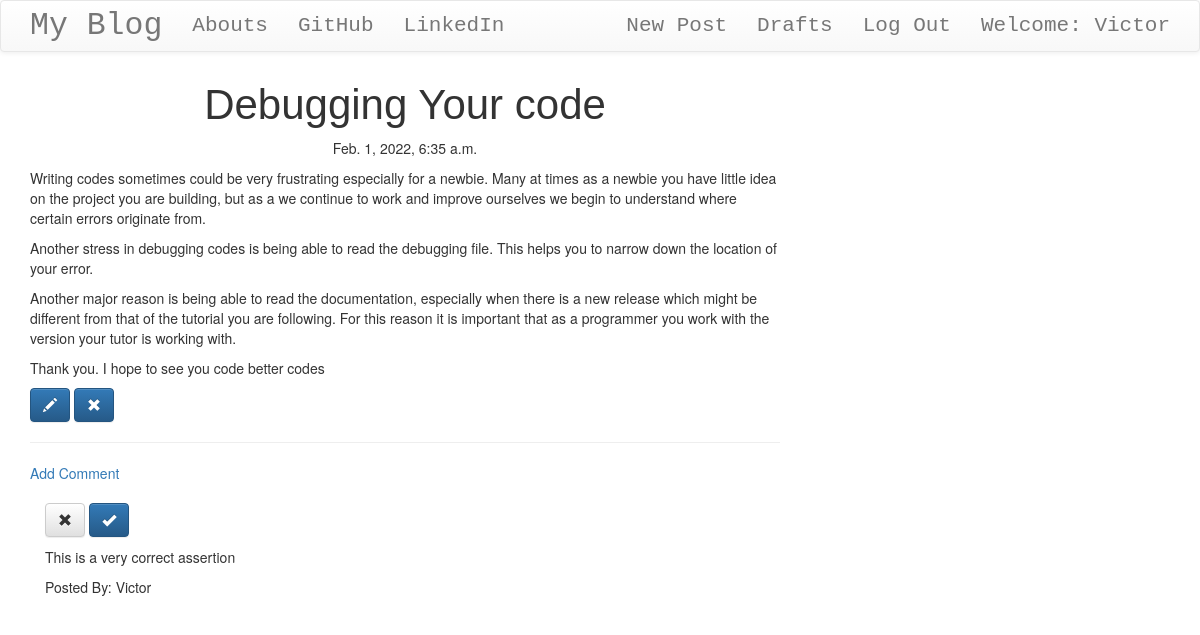
Screenshot of /post/1 (signed in) with the database file from the repository.
### blog/models.py (models this page shows, shortened)
class Post(models.Model):
    author = models.ForeignKey('auth.User', on_delete=models.CASCADE) # Directly linking to the authorization user
    title = models.CharField(max_length=200)
    text = models.TextField()
    create_date = models.DateTimeField(default=timezone.now())
    published_date = models.DateTimeField(blank=True, null=True)

class Comment(models.Model):
    post = models.ForeignKey('blog.Post', related_name='comments', on_delete=models.CASCADE)
    author = models.CharField(max_length=200)
    text = models.TextField()
    create_date = models.DateTimeField(default=timezone.now())
    approved_comments = models.BooleanField(default=False)

### blog/views.py (the view)
# urls.py: path('post/<int:pk>', views.PostDetailView.as_view(), name='post_detail'),
class PostDetailView(DetailView):
    model = Post

### blog/templates/blog/post_detail.html (shortened to what this page needs)
<!DOCTYPE html>
{% extends 'blog/base.html' %}
{% block content %}
    <h1 class="posttitle loader">{{ post.title }}</h1>
    {% if post.published_date %}
        <div class="date postdate">
            {{ post.published_date }}
        </div>
    {% else %}
        <a href="{% url 'post_publish' pk=post.pk %}" class="btn btn-default">Publish</a>
    {% endif %}
    <p class="postcontent">{{ post.text|safe|linebreaksbr }}</p>
    {% if user.is_authenticated %}
        <a href="{% url 'post_edit' pk=post.pk %}" class="btn btn-primary"><span class="glyphicon glyphicon-pencil"></span></a>
        <a href="{% url 'post_remove' pk=post.pk %}" class="btn btn-primary"><span class="glyphicon glyphicon-remove"></span></a>
    {% endif %}
        <hr>
        <a href="{% url 'add_comment_to_post' pk=post.pk %}">Add Comment</a>
        <div class="container">
            {% for comment in post.comments.all %}
                <br>
                {% if user.is_authenticated or comment.approved_comment %}
                    {% if not comment.approved_comment %}
                        <a href="{% url 'comment_remove' pk=comment.pk %}" class="btn btn-default"><span class="glyphicon glyphicon-remove"></span></a>
                        <a href="{% url 'comment_approve' pk=comment.pk %}" class="btn btn-primary"><span class="glyphicon glyphicon-ok"></span></a>
                    {% endif %}
                        <p>{{ comment.text|safe|linebreaks }}</p>
                        <p>Posted By: {{ comment.author }} </p>
                {% endif %}
                {% empty %}
                    <p>No Comments</p>
            {% endfor %}
        </div>
{% endblock %}

### blog/templates/blog/base.html (shortened to what this page needs)
<!DOCTYPE html>
{% load static %}
<html lang="en">
<head>
    <link rel="stylesheet" href="https://maxcdn.bootstrapcdn.com/bootstrap/3.3.7/css/bootstrap.min.css">
    <link rel="stylesheet" href="https://maxcdn.bootstrapcdn.com/bootstrap/3.3.7/css/bootstrap-theme.min.css">
    <link rel="stylesheet" href="//cdn.jsdelivr.net/npm/medium-editor@latest/dist/css/medium-editor.min.css" type="text/css" media="screen" charset="utf-8">
    <link rel="stylesheet" href="{% static "css/blog.css" %}">
</head>
<body class="loader">
    <nav class="navbar navbar-default techfont custom-navbar">
        <div class="container">
            <ul class="nav navbar-nav">
                <li><a href="{% url 'post_list' %}" class="navbar-brand bigbrand">My Blog</a></li>
                <li><a href="{% url 'about' %}">Abouts</a></li>
                <li><a href="https://www.github.com/Chukwuebuka2" target="_blank">GitHub</a></li>
                <li><a href="https://www.linkedin.com/in/chukwuebuka-nwokporo-018a98175" target="_blank">LinkedIn</a></li>
            </ul>
            <ul class="nav navbar-nav navbar-right">
                {% if user.is_authenticated %}
                    <li>
                        <a href="{% url 'post_new' %}">New Post</a>
                    </li>
                    <li>
                        <a href="{% url 'post_draft_list' %}">Drafts</a>
                    </li>
                    <li>
                        <a href="{% url 'logout' %}">Log Out</a>
                    </li>
                    <li>
                        <a>Welcome: {{ user.username }}</a>
                    </li>
                {% else %}
                    <li><a class="nav navbar-right" href="{% url 'login' %}"><span class="glyphicon glyphicon-user"></span></a></li>
                {% endif %}
            </ul>
        </div>
    </nav>
    <div class="content container">
        <div class="row">
            <div class="col-md-8">
                <div class="blog_posts">
                    {% block content %}
                    {% endblock %}
                </div>
            </div>
        </div>
    </div>
</body>
</html>

### blog/static/css/blog.css (style rules this page uses)
.techfont { font-family: 'Courier New', Courier, monospace; font-size: 1.5em; margin-bottom: 10px; }
.bigbrand { font-size: 1.5em; }
.postdate { text-align: center; }
.posttitle { font-family: 'Russo One', sans-serif; font-size: 3em; text-align: center; }
.postcontent { font-family: 'Montserrat'; font-size: 1.5em; }
.loader { filter: hue-rotate(0deg); color: linear-gradient(45deg, #0f8, #08f); animation: 10000ms infinite linear; }

### rows the page displays
Post: title "Debugging Your code", published_date "Feb. 1, 2022, 6:35 a.m.", text "Writing codes sometimes could be very frustrating especially for a newbie. Many at times as a newbie you have little idea on the project you are building, but as a we continue to work and improve ourselves we begin to understand where certain errors originate from. Another stress in debugging codes is being able to read the debugging file. This helps you to narrow down the location of your error. Another major reason is being able to read the documentation, especially when there is a new release which might be different from that of the tutorial you are following. For this reason it is important that as a programmer you work with the version your tutor is working with. Thank you. I hope to…"
Comment: text "This is a very correct assertion", author "Victor"

### other values shown
{{ user.username }} "Victor"
